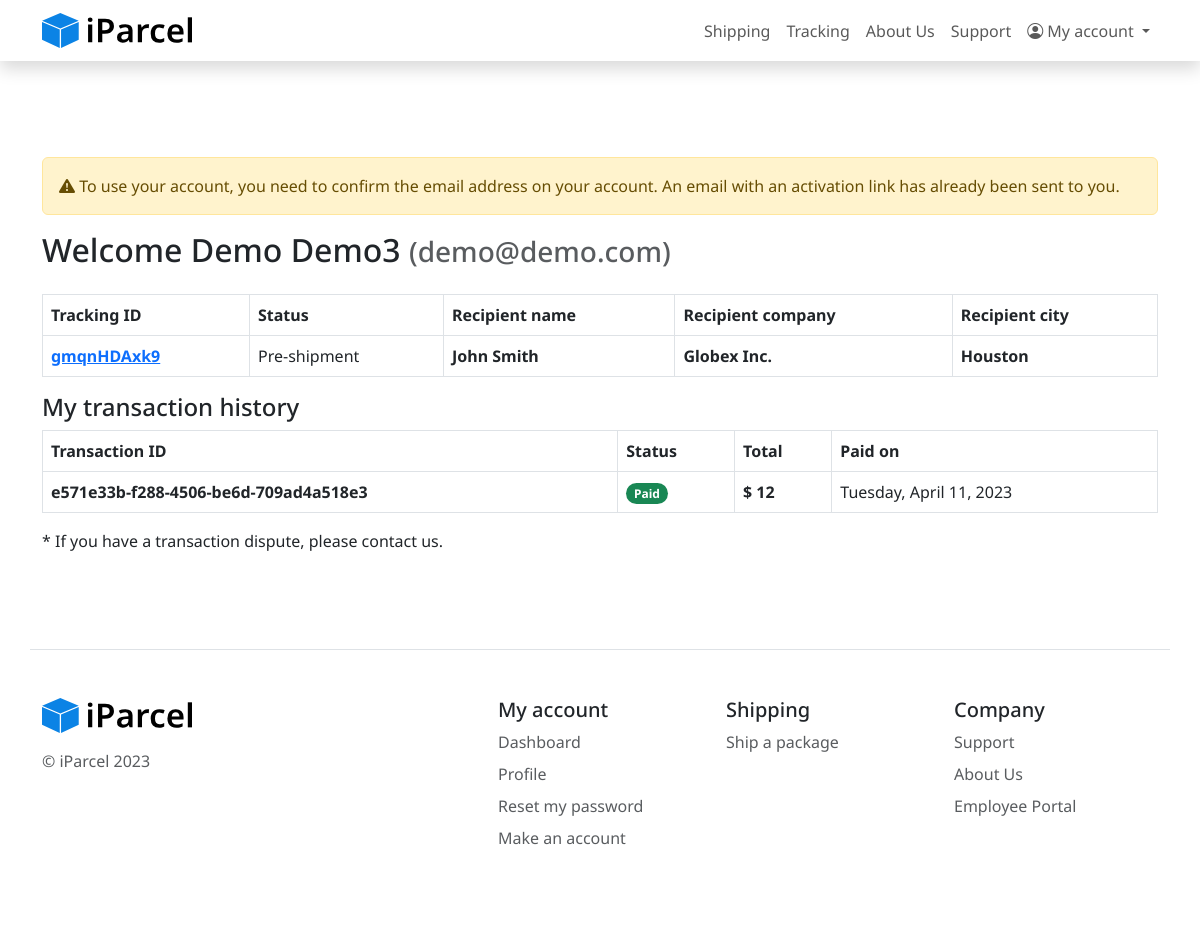
/dashboard.php (signed in), run on the app's committed database.
### tables this page shows
CREATE TABLE IF NOT EXISTS `users` (
  `user_id` varchar(225) NOT NULL DEFAULT '',
  `name` varchar(50) NOT NULL DEFAULT '',
  `password` varchar(225) DEFAULT NULL,
  `email` varchar(225) NOT NULL DEFAULT '0',
  `phone` varchar(13) DEFAULT NULL,
  `user_group_role_id` int NOT NULL DEFAULT '0',
  `user_group_id` int DEFAULT NULL,
  `created_at` datetime DEFAULT CURRENT_TIMESTAMP,
  `deleted_at` datetime DEFAULT NULL,
  `email_confirmed` int DEFAULT '0',
  PRIMARY KEY (`user_id`),
  UNIQUE KEY `email` (`email`)
);

CREATE TABLE IF NOT EXISTS `parcels` (
  `parcel_id` varchar(225) NOT NULL DEFAULT '',
  `status` int DEFAULT NULL,
  `weight` float DEFAULT NULL,
  `code` varchar(50) DEFAULT NULL,
  `shipping_method` int DEFAULT NULL,
  `parcel_sender_id` varchar(225) DEFAULT NULL,
  `parcel_recipient_id` varchar(225) DEFAULT NULL,
  `user_id` varchar(225) DEFAULT NULL,
  `created_at` datetime DEFAULT CURRENT_TIMESTAMP,
  `deleted_at` datetime DEFAULT NULL,
  `expected_delivery_at` datetime DEFAULT NULL,
  `type` int DEFAULT NULL,
  `transaction_id` varchar(255) DEFAULT NULL,
  PRIMARY KEY (`parcel_id`),
  KEY `user_id` (`user_id`)
);

CREATE TABLE IF NOT EXISTS `parcel_recipient` (
  `parcel_recipient_id` varchar(225) NOT NULL,
  `name` varchar(225) NOT NULL,
  `address` varchar(225) NOT NULL,
  `city` varchar(225) NOT NULL,
  `state` varchar(225) NOT NULL,
  `zip` int NOT NULL DEFAULT '0',
  `country` varchar(225) NOT NULL DEFAULT 'United States',
  `company` varchar(225) DEFAULT NULL,
  PRIMARY KEY (`parcel_recipient_id`) USING BTREE
);

CREATE TABLE IF NOT EXISTS `transactions` (
  `transaction_id` varchar(225) NOT NULL DEFAULT '',
  `total` float DEFAULT NULL,
  `status` int DEFAULT NULL,
  `paid_on` datetime DEFAULT CURRENT_TIMESTAMP,
  `cc_name` varchar(225) DEFAULT NULL,
  `cc_exp` varchar(50) DEFAULT NULL,
  `cc_cvv` int DEFAULT NULL,
  `user_id` varchar(225) DEFAULT NULL,
  `cc_number` varchar(90) DEFAULT NULL,
  PRIMARY KEY (`transaction_id`) USING BTREE,
  KEY `user_id` (`user_id`)
);

### globals.include.php (called while the page is built, shortened)
<?php
function getDeliveryStatus($code)
{
    switch ($code) {
        case 0:
            return "Pre-shipment";
    }
}
function getPaidStatus($status)
{
    switch ($status) {
        case 1:
            return "Paid";
    }
}

### dashboard.php (the view, shortened to what this page needs)
<?php
require_once 'globals.include.php';
$user_id = $_SESSION["user"];
$stmt = $dbConn->prepare("SELECT name,email FROM users WHERE user_id= :user_id");
$stmt->bindParam(":user_id", $user_id);
$stmt->execute();
$user = $stmt->fetch();
$name = $user["name"];
$email = $user["email"];
$parcels = [];
$stmt = $dbConn->prepare("SELECT p.code, p.status, p.type, pr.name, pr.company, pr.city, pr.state
FROM parcels AS p
JOIN parcel_recipient AS pr ON p.parcel_recipient_id = pr.parcel_recipient_id
WHERE p.user_id = :user_id");
$stmt->bindParam(":user_id", $user_id);
$stmt->execute();
if ($stmt->rowCount() > 0) {
    $parcels = $stmt->fetchAll();
}
$transactions = [];
$stmt = $dbConn->prepare("SELECT * FROM transactions WHERE user_id = :user_id");
$stmt->bindParam(":user_id", $user_id);
$stmt->execute();
if ($stmt->rowCount() > 0) {
    $transactions = $stmt->fetchAll();
}
?>
<!DOCTYPE html>
<html>
<head>
    <link href="https://cdn.jsdelivr.net/npm/bootstrap@5.3.0-alpha1/dist/css/bootstrap.min.css" rel="stylesheet">
    <link href="https://cdn.jsdelivr.net/npm/bootstrap-icons@1.10.3/font/bootstrap-icons.css" rel="stylesheet">
    <link href="css/style.css" rel="stylesheet">
</head>
<body>
    <?php include 'navbar.include.php'; ?>
    <div class="px-4 py-5 my-5">
        <div class="container">
            <?php include 'confirm-email.include.php'; ?>
            <h2 class="mb-4">Welcome <?= $name; ?> <small class="text-body-secondary">(<?= $email; ?>)</small></h2>
            <table class="table table-bordered">
                <thead>
                    <tr>
                        <th scope="col">Tracking ID</th>
                        <th scope="col">Status</th>
                        <th scope="col">Recipient name</th>
                        <th scope="col">Recipient company</th>
                        <th scope="col">Recipient city</th>
                    </tr>
                </thead>
                <tbody>
                    <?php foreach ($parcels as $parcel) : ?>
                        <tr>
                            <th><a href="viewtracking.php?tracknum=<?= $parcel["code"]; ?>"><?= $parcel["code"]; ?></a></th>
                            <td><?= getDeliveryStatus($parcel["status"]); ?>
                            </td>
                            <th><?= $parcel["name"]; ?></th>
                            <th><?= $parcel["company"]; ?></th>
                            <th><?= $parcel["city"]; ?></th>
                        </tr>
                    <?php endforeach; ?>
                </tbody>
            </table>
            <h4>My transaction history</h4>
            <table class="table table-bordered">
                <thead>
                    <tr>
                        <th scope="col">Transaction ID</th>
                        <th scope="col">Status</th>
                        <th scope="col">Total</th>
                        <th scope="col">Paid on</th>
                    </tr>
                </thead>
                <tbody>
                    <?php foreach ($transactions as $transaction) : ?>
                        <tr>
                            <th><?= $transaction["transaction_id"]; ?></th>
                            <th><span class="badge rounded-pill text-bg-success"><?= getPaidStatus($transaction["status"]); ?></span></th>
                            <th>$ <?= $transaction["total"]; ?></th>
                            <?php $dt = new DateTime($transaction["paid_on"]); ?>
                            <td><?= $dt->format('l, F j, Y'); ?></td>
                        </tr>
                    <?php endforeach; ?>
                </tbody>
            </table>
            * If you have a transaction dispute, please contact us.
        </div>
    </div>
    <?php include 'footer.include.php'; ?>
</body>
</html>

### css/style.css (style rules this page uses)
body { font-family: 'Noto Sans', sans-serif!important; }

### data on the page
users: name "Demo Demo3", email "demo@demo.com"
parcels: code "gmqnHDAxk9", status "Pre-shipment", parcel_recipient.name "John Smith", parcel_recipient.company "Globex Inc.", parcel_recipient.city "Houston"
transactions: transaction_id "e571e33b-f288-4506-be6d-709ad4a518e3", status "Paid", total "12", paid_on "Tuesday, April 11, 2023"
